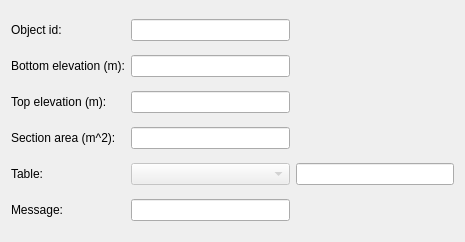
<?xml version="1.0" encoding="UTF-8"?>
<ui version="4.0">
 <class>Dialog</class>
 <widget class="QDialog" name="Dialog">
  <property name="geometry">
   <rect>
    <x>0</x>
    <y>0</y>
    <width>465</width>
    <height>242</height>
   </rect>
  </property>
  <property name="windowTitle">
   <string>Dialog</string>
  </property>
  <property name="locale">
   <locale language="English" country="UnitedKingdom"/>
  </property>
  <layout class="QGridLayout" name="gridLayout">
   <item row="3" column="1">
    <widget class="QLineEdit" name="AREA"/>
   </item>
   <item row="4" column="1">
    <widget class="QComboBox" name="TABLE_CB">
     <property name="enabled">
      <bool>false</bool>
     </property>
    </widget>
   </item>
   <item row="4" column="0">
    <widget class="QLabel" name="TABLE_LBL">
     <property name="text">
      <string>Table:</string>
     </property>
    </widget>
   </item>
   <item row="4" column="2">
    <widget class="QLineEdit" name="TABLE"/>
   </item>
   <item row="0" column="0">
    <widget class="QLabel" name="OBJ_ID_LBL">
     <property name="locale">
      <locale language="English" country="UnitedStates"/>
     </property>
     <property name="text">
      <string>Object id:</string>
     </property>
    </widget>
   </item>
   <item row="0" column="1">
    <widget class="QLineEdit" name="OBJ_ID">
     <property name="enabled">
      <bool>true</bool>
     </property>
    </widget>
   </item>
   <item row="8" column="0">
    <widget class="QLabel" name="MSG_LBL">
     <property name="text">
      <string>Message:</string>
     </property>
    </widget>
   </item>
   <item row="1" column="1">
    <widget class="QLineEdit" name="ELEV_BOT"/>
   </item>
   <item row="3" column="0">
    <widget class="QLabel" name="AREA_LBL">
     <property name="text">
      <string>Section area (m^2):</string>
     </property>
    </widget>
   </item>
   <item row="2" column="0">
    <widget class="QLabel" name="ELEV_TOP_LBL">
     <property name="text">
      <string>Top elevation (m):</string>
     </property>
    </widget>
   </item>
   <item row="2" column="1">
    <widget class="QLineEdit" name="ELEV_TOP"/>
   </item>
   <item row="8" column="1">
    <widget class="QLineEdit" name="MSG"/>
   </item>
   <item row="1" column="0">
    <widget class="QLabel" name="ELEV_BOT_LBL">
     <property name="text">
      <string>Bottom elevation (m):</string>
     </property>
    </widget>
   </item>
  </layout>
 </widget>
 <resources/>
 <connections/>
</ui>
